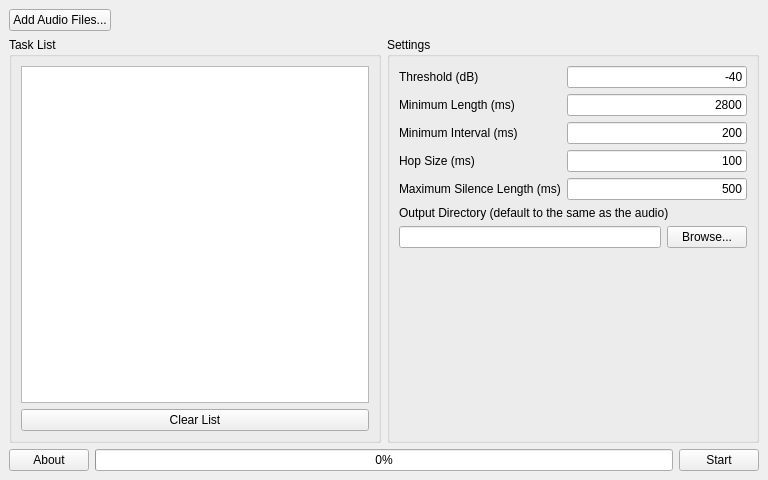
<?xml version="1.0" encoding="UTF-8"?>
<ui version="4.0">
 <class>MainWindow</class>
 <widget class="QMainWindow" name="MainWindow">
  <property name="geometry">
   <rect>
    <x>0</x>
    <y>0</y>
    <width>768</width>
    <height>480</height>
   </rect>
  </property>
  <property name="font">
   <font>
    <family>Microsoft YaHei UI</family>
   </font>
  </property>
  <property name="windowTitle">
   <string>MainWindow</string>
  </property>
  <widget class="QWidget" name="centralwidget">
   <layout class="QVBoxLayout" name="verticalLayout">
    <item>
     <layout class="QHBoxLayout" name="horizontalLayout_2">
      <item>
       <widget class="QPushButton" name="pushButtonAddFiles">
        <property name="enabled">
         <bool>true</bool>
        </property>
        <property name="sizePolicy">
         <sizepolicy hsizetype="Fixed" vsizetype="Fixed">
          <horstretch>0</horstretch>
          <verstretch>0</verstretch>
         </sizepolicy>
        </property>
        <property name="text">
         <string>Add Audio Files...</string>
        </property>
       </widget>
      </item>
      <item>
       <spacer name="horizontalSpacer">
        <property name="orientation">
         <enum>Qt::Horizontal</enum>
        </property>
        <property name="sizeHint" stdset="0">
         <size>
          <width>40</width>
          <height>20</height>
         </size>
        </property>
       </spacer>
      </item>
     </layout>
    </item>
    <item>
     <layout class="QHBoxLayout" name="horizontalLayout">
      <item>
       <widget class="QGroupBox" name="groupBox">
        <property name="sizePolicy">
         <sizepolicy hsizetype="Preferred" vsizetype="Minimum">
          <horstretch>0</horstretch>
          <verstretch>0</verstretch>
         </sizepolicy>
        </property>
        <property name="title">
         <string>Task List</string>
        </property>
        <layout class="QVBoxLayout" name="verticalLayout_2">
         <item>
          <widget class="QListWidget" name="listWidgetTaskList">
           <property name="frameShadow">
            <enum>QFrame::Plain</enum>
           </property>
          </widget>
         </item>
         <item>
          <widget class="QPushButton" name="pushButtonClearList">
           <property name="text">
            <string>Clear List</string>
           </property>
          </widget>
         </item>
        </layout>
       </widget>
      </item>
      <item>
       <widget class="QGroupBox" name="groupBox_2">
        <property name="sizePolicy">
         <sizepolicy hsizetype="Preferred" vsizetype="Minimum">
          <horstretch>0</horstretch>
          <verstretch>0</verstretch>
         </sizepolicy>
        </property>
        <property name="title">
         <string>Settings</string>
        </property>
        <layout class="QVBoxLayout" name="verticalLayout_3">
         <item>
          <layout class="QFormLayout" name="formLayout">
           <item row="0" column="0">
            <widget class="QLabel" name="label_2">
             <property name="text">
              <string>Threshold (dB)</string>
             </property>
            </widget>
           </item>
           <item row="0" column="1">
            <widget class="QLineEdit" name="lineEditThreshold">
             <property name="text">
              <string>-40</string>
             </property>
             <property name="alignment">
              <set>Qt::AlignRight|Qt::AlignTrailing|Qt::AlignVCenter</set>
             </property>
            </widget>
           </item>
           <item row="1" column="0">
            <widget class="QLabel" name="label_3">
             <property name="text">
              <string>Minimum Length (ms)</string>
             </property>
            </widget>
           </item>
           <item row="1" column="1">
            <widget class="QLineEdit" name="lineEditMinLen">
             <property name="text">
              <string>2800</string>
             </property>
             <property name="alignment">
              <set>Qt::AlignRight|Qt::AlignTrailing|Qt::AlignVCenter</set>
             </property>
            </widget>
           </item>
           <item row="2" column="0">
            <widget class="QLabel" name="label_4">
             <property name="text">
              <string>Minimum Interval (ms)</string>
             </property>
            </widget>
           </item>
           <item row="2" column="1">
            <widget class="QLineEdit" name="lineEditMinInterval">
             <property name="text">
              <string>200</string>
             </property>
             <property name="alignment">
              <set>Qt::AlignRight|Qt::AlignTrailing|Qt::AlignVCenter</set>
             </property>
            </widget>
           </item>
           <item row="3" column="0">
            <widget class="QLabel" name="label_5">
             <property name="text">
              <string>Hop Size (ms)</string>
             </property>
            </widget>
           </item>
           <item row="3" column="1">
            <widget class="QLineEdit" name="lineEditHopSize">
             <property name="text">
              <string>100</string>
             </property>
             <property name="alignment">
              <set>Qt::AlignRight|Qt::AlignTrailing|Qt::AlignVCenter</set>
             </property>
            </widget>
           </item>
           <item row="4" column="0">
            <widget class="QLabel" name="label_6">
             <property name="text">
              <string>Maximum Silence Length (ms)</string>
             </property>
            </widget>
           </item>
           <item row="4" column="1">
            <widget class="QLineEdit" name="lineEditMaxSilence">
             <property name="text">
              <string>500</string>
             </property>
             <property name="alignment">
              <set>Qt::AlignRight|Qt::AlignTrailing|Qt::AlignVCenter</set>
             </property>
            </widget>
           </item>
          </layout>
         </item>
         <item>
          <widget class="QLabel" name="label_7">
           <property name="text">
            <string>Output Directory (default to the same as the audio)</string>
           </property>
          </widget>
         </item>
         <item>
          <layout class="QHBoxLayout" name="horizontalLayout_4">
           <item>
            <widget class="QLineEdit" name="lineEditOutputDir">
             <property name="text">
              <string/>
             </property>
             <property name="alignment">
              <set>Qt::AlignLeading|Qt::AlignLeft|Qt::AlignVCenter</set>
             </property>
            </widget>
           </item>
           <item>
            <widget class="QPushButton" name="pushButtonBrowse">
             <property name="text">
              <string>Browse...</string>
             </property>
            </widget>
           </item>
          </layout>
         </item>
         <item>
          <spacer name="verticalSpacer">
           <property name="orientation">
            <enum>Qt::Vertical</enum>
           </property>
           <property name="sizeHint" stdset="0">
            <size>
             <width>20</width>
             <height>40</height>
            </size>
           </property>
          </spacer>
         </item>
        </layout>
       </widget>
      </item>
     </layout>
    </item>
    <item>
     <layout class="QHBoxLayout" name="horizontalLayout_3">
      <item>
       <widget class="QPushButton" name="pushButtonAbout">
        <property name="text">
         <string>About</string>
        </property>
       </widget>
      </item>
      <item>
       <widget class="QProgressBar" name="progressBar">
        <property name="value">
         <number>0</number>
        </property>
       </widget>
      </item>
      <item>
       <widget class="QPushButton" name="pushButtonStart">
        <property name="text">
         <string>Start</string>
        </property>
       </widget>
      </item>
     </layout>
    </item>
   </layout>
  </widget>
 </widget>
 <resources/>
 <connections/>
</ui>
